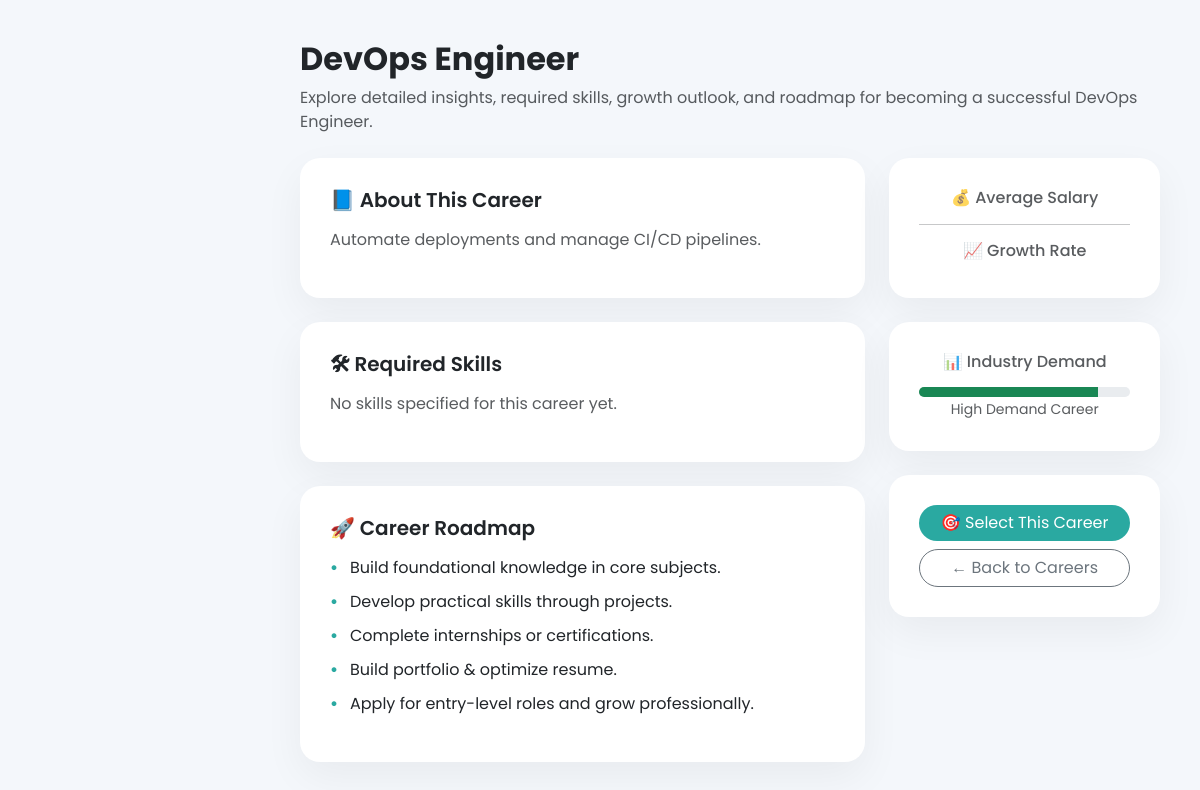
Screenshot of /career_details.php?id=9 (signed in) with the database file from the repository.
### tables this page shows
CREATE TABLE `careers` (
  `career_id` int(10) UNSIGNED NOT NULL,
  `career_name` varchar(150) NOT NULL,
  `description` text DEFAULT NULL
);

### career_details.php (the view, shortened to what this page needs)
<?php
include '../config.php';
$career_id = (int)$_GET['id'];
$sql = "SELECT * FROM careers WHERE career_id = $career_id";
$result = $conn->query($sql);
$career = $result->fetch_assoc();
?>
<!DOCTYPE html>
<html>
<head>
    <link rel="stylesheet" href="../bootstrap/css/bootstrap.min.css">
</head>
<body>
<div class="main">
    <div class="mb-4">
        <h2 class="fw-bold mb-2"><?= $career['career_name']; ?></h2>
        <p class="text-muted">
            Explore detailed insights, required skills, growth outlook, and roadmap for becoming a successful <?= $career['career_name']; ?>.
        </p>
    </div>
    <div class="row g-4">
        <div class="col-lg-8">
            <div class="card-custom mb-4">
                <h5 class="fw-semibold mb-3">📘 About This Career</h5>
                <p class="text-muted"><?= $career['description']; ?></p>
            </div>
            <div class="card-custom mb-4">
                <h5 class="fw-semibold mb-3">🛠 Required Skills</h5>
                <div>
                    <?php if(!empty($career['required_skills'])) { ?>
                    <?php foreach(explode(",", $career['required_skills']) as $skill){ ?>
                    <span class="badge-skill"><?= trim($skill); ?></span>
                    <?php } ?>
                    <?php } else { ?>
                    <p class="text-muted">No skills specified for this career yet.</p>
                    <?php } ?>
                </div>
            </div>
            <div class="card-custom mb-4">
                <h5 class="fw-semibold mb-3">🚀 Career Roadmap</h5>
                <ul class="timeline">
                    <li>Build foundational knowledge in core subjects.</li>
                    <li>Develop practical skills through projects.</li>
                    <li>Complete internships or certifications.</li>
                    <li>Build portfolio & optimize resume.</li>
                    <li>Apply for entry-level roles and grow professionally.</li>
                </ul>
            </div>
        </div>
        <div class="col-lg-4">
            <div class="card-custom mb-4 text-center">
                <h6 class="text-muted">💰 Average Salary</h6>
                <hr>
                <h6 class="text-muted">📈 Growth Rate</h6>
            </div>
            <div class="card-custom mb-4 text-center">
                <h6 class="text-muted">📊 Industry Demand</h6>
                <div class="progress mt-3" style="height:10px;border-radius:10px;">
                    <div class="progress-bar bg-success" style="width:85%"></div>
                </div>
                <small class="text-muted">High Demand Career</small>
            </div>
            <div class="card-custom text-center">
                <form method="POST">
                    <button type="submit" name="select_career"
                            class="btn btn-primary w-100 rounded-pill mb-2">
                        🎯 Select This Career
                    </button>
                </form>
                <a href="careers.php"
                   class="btn btn-outline-secondary w-100 rounded-pill">
                   ← Back to Careers
                </a>
            </div>
        </div>
    </div>
</div>
</body>
</html>

### career_details.php (style rules this page uses)
:root { --primary:#2AA9A1; --soft-bg:#F4F7FB; --dark:#1F3B5B; }
body { font-family:'Poppins',sans-serif; background: var(--soft-bg); }
.main { margin-left:260px; padding:40px; }
.card-custom { background:white; border-radius:20px; padding:30px; box-shadow:0 15px 40px rgba(0,0,0,0.05); transition:0.3s ease; }
.timeline { list-style:none; padding-left:0; }
.timeline li { padding-left:20px; position:relative; margin-bottom:10px; }
.timeline li:before { content:"•"; color:var(--primary); font-weight:bold; position:absolute; left:0; }
.btn-primary { background:var(--primary); border:none; }

### rows the page displays
careers: career_name "DevOps Engineer", description "Automate deployments and manage CI/CD pipelines."
